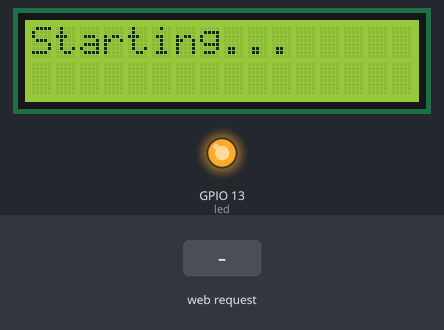
Bench run of a program on a simulated ESP32 board running MicroPython. Parts: 16×2 character LCD, output pins drawn as LEDs (lit = HIGH). The test bench sets the inputs (shaded band). WiFi joins after 1.5 s; threads take turns every 2 ms; what the program prints to the serial console is not drawn.

Above: at 1.1 s.
At 6.3 s:
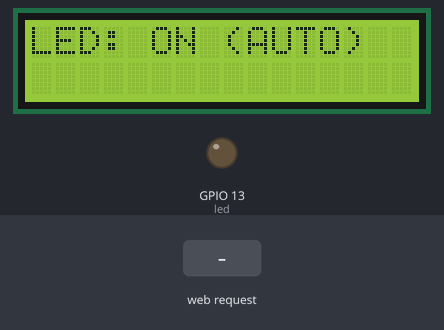
6.4 s: HTTP request GET / received
At 16.5 s:
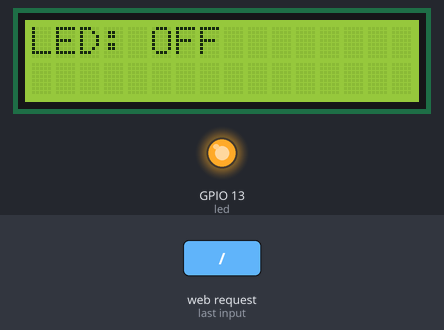
Timing chart, 0 to 36.7 s (numbered marks = the images above; inputs shaded):
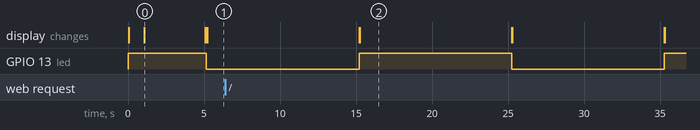

Measured:
- what the display in image 0 shows lasts 4.0 s, from 1.1 s to 5.1 s

The program:

led-lcd-web.py
```python
from machine import Pin, SoftI2C
import network
import time
from lcd_api import LcdApi
from i2c_lcd import I2cLcd
import socket
import _thread


#LED
led = Pin(13, Pin.OUT)
led.value(1) #turn OFF led


#LCD
i2c = SoftI2C(scl=Pin(22), sda=Pin(21), freq=100000)
lcd = I2cLcd(i2c, 0x27, 2, 16) # 2 บรรทัด 16 ตัวอักษร
time.sleep(1)
lcd.clear()

text = 'Starting...'
lcd.putstr(text)


#CONNECT WIFI
wifi = 'Invincible_2.4G'
password = 'Oj81wN69'
wlan = network.WLAN(network.STA_IF)
wlan.active(True)
time.sleep(2)
wlan.connect(wifi, password)
time.sleep(2)
status = wlan.isconnected()
print(status)
ip, _, _, _ = wlan.ifconfig() # _ คือตัวแปรที่ไม่ได้ใช้
print(ip)

if status == True:
    lcd.clear()
    text = 'IP:{}'.format(ip)
    lcd.putstr('Wifi connected')
    lcd.move_to(0,1)
    lcd.putstr(text)
else:
    lcd.clear()
    lcd.putstr('Cannot connect')
    lcd.move_to(0,1)
    lcd.putstr('Invincible 2.4G')

html = '''

<!doctype html>
<html lang="en">
  <head>
    <meta charset="utf-8">
    <meta name="viewport" content="width=device-width, initial-scale=1">
    <meta name="description" content="">
    <meta name="author" content="Mark Otto, Jacob Thornton, and Bootstrap contributors">
    <meta name="generator" content="Hugo 0.84.0">
    <title>ESP32 - Status</title>
    <link rel="canonical" href="https://getbootstrap.com/docs/5.0/examples/pricing/">
  <link href="https://getbootstrap.com/docs/5.0/dist/css/bootstrap.min.css" rel="stylesheet" integrity="sha384-EVSTQN3/azprG1Anm3QDgpJLIm9Nao0Yz1ztcQTwFspd3yD65VohhpuuCOmLASjC" crossorigin="anonymous">
  </head>
  <body>
  <div class="container">
  <form>
    <center>
      <img src="https://raw.githubusercontent.com/UncleEngineer/MicroPython-IoT/main/light-bulb-on.png" width="300">
     <h3>LED 1</h3>
          <button  class="btn btn-primary" name="LED" value="ON" type="submit">ON</button>&nbsp;
        <button  class="btn btn-danger" name="LED" value="OFF" type="submit">OFF</button>
    </center>
   </form>
  </div>

  </body>
</html>
'''

html_off = '''
<!doctype html>
<html lang="en">
  <head>
    <meta charset="utf-8">
    <meta name="viewport" content="width=device-width, initial-scale=1">
    <meta name="description" content="">
    <meta name="author" content="Mark Otto, Jacob Thornton, and Bootstrap contributors">
    <meta name="generator" content="Hugo 0.84.0">
    <title>ESP32 - Status</title>
    <link rel="canonical" href="https://getbootstrap.com/docs/5.0/examples/pricing/">
  <link href="https://getbootstrap.com/docs/5.0/dist/css/bootstrap.min.css" rel="stylesheet" integrity="sha384-EVSTQN3/azprG1Anm3QDgpJLIm9Nao0Yz1ztcQTwFspd3yD65VohhpuuCOmLASjC" crossorigin="anonymous">
  </head>
  <body>
  <div class="container">
  <form>
    <center>
      <img src="https://raw.githubusercontent.com/UncleEngineer/MicroPython-IoT/main/light-bulb-off.png" width="300">
     <h3>LED 1</h3>
          <button class="btn btn-primary" name="LED" value="ON" type="submit">ON</button>&nbsp;
        <button class="btn btn-danger" name="LED" value="OFF" type="submit">OFF</button>
    </center>
    </form>
  </div>

  </body>
</html>

'''

global led_status
led_status = 'OFF'

def runserver():
    global led_status
    s = socket.socket(socket.AF_INET, socket.SOCK_STREAM) # TCP/IP , UTP
    host = ''
    port = 80 #default port of HTTP
    s.bind((host,port))
    s.listen(5)

    led_status = 'OFF'

    while True:
        client, addr = s.accept()
        print('Connection from: ', addr)
        data = client.recv(1024).decode('utf-8')
        print([data]) # list of data

        # check led status
        try:

            check = data.split()[1].replace('/','').replace('?','')
            print('CHECK: ', check)

            if check != '':
                led_name, led_value = check.split('=')
                if led_value == 'ON':
                    print('TURN ON LED')
                    led.value(0)
                    client.send(html)
                    client.close()
                    lcd.clear()
                    lcd.putstr('{}: TURNED {}'.format(led_name, led_value))
                    led_status = 'ON'

                elif led_value == 'OFF':
                    print('TURN OFF LED')
                    led.value(1)
                    client.send(html_off)
                    client.close()
                    lcd.clear()
                    lcd.putstr('{}: TURNED {}'.format(led_name, led_value))
                    led_status = 'OFF'
            else:
                if led_status == 'OFF':
                    client.send(html_off)
                elif led_status == 'ON':
                    client.send(html)

        except:
            pass

def loop_led():
    global led_status
    led_name = 'LED'
    for i in range(100):
        led.value(0)
        lcd.clear()
        lcd.putstr('{}: ON (AUTO)'.format(led_name))
        led_status = 'ON'
        time.sleep(10)

        led.value(1)
        lcd.clear()
        lcd.putstr('{}: OFF'.format(led_name))
        led_status = 'OFF'
        time.sleep(10)


_thread.start_new_thread(runserver,()) # start thread ทำให้โปรแกรม run parallel ได้
_thread.start_new_thread(loop_led,())
```
